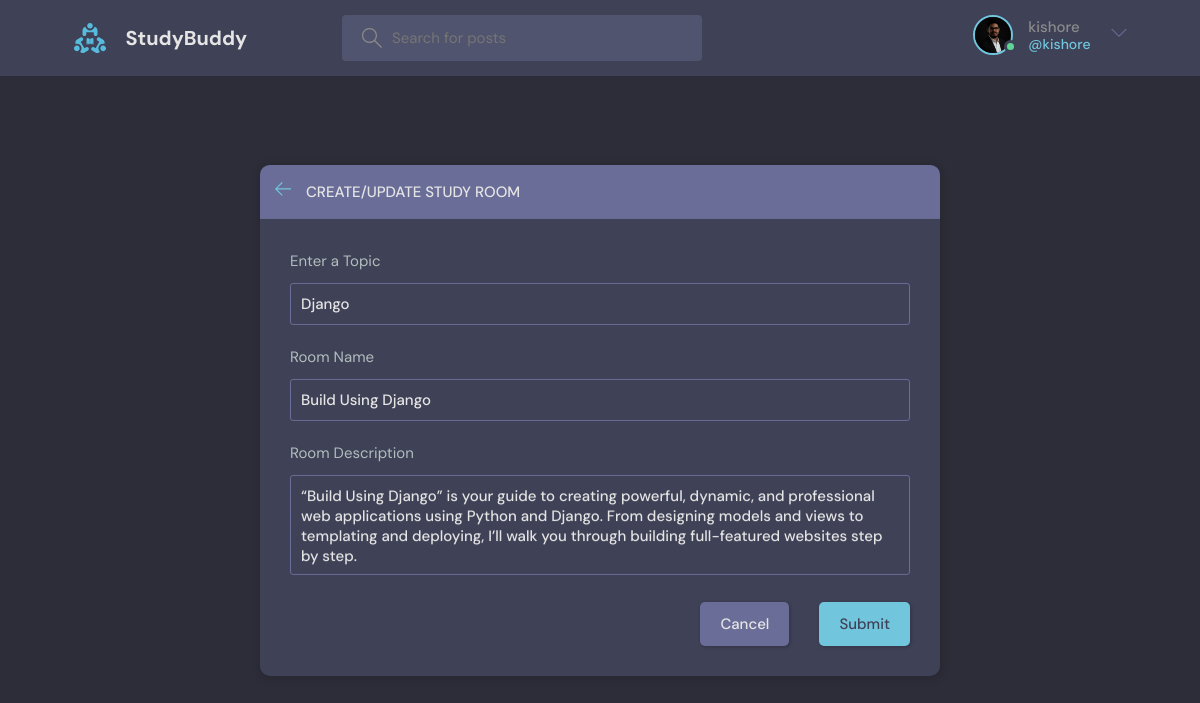
Screenshot of /update-room/3/ (signed in) with the database file from the repository.
### base/models.py (models this page shows, shortened)
class User(AbstractUser):
    username = None  # Remove the username field
    name = models.CharField(max_length=200, null=True)
    email = models.EmailField(unique=True, null=False)  # Change null to False
    bio = models.TextField(null=True)
    avatar = models.ImageField(null=True, default="avatar.svg")
    USERNAME_FIELD = 'email'
    REQUIRED_FIELDS = []  # Remove 'username' from required fields
    objects = CustomUserManager()  # Add the custom manager
    def __str__(self):
        return self.email
    @property
    def username(self):
        return self.email.split('@')[0]  # Returns part before @ in email

class Room(models.Model):
    host = models.ForeignKey(User, on_delete=models.SET_NULL, null=True)
    topic = models.ForeignKey(Topic, on_delete=models.SET_NULL, null=True)
    name = models.CharField(max_length=200)
    description = models.TextField(null=True, blank=True)
    participants = models.ManyToManyField(
        User, related_name='participants', blank=True)
    updated = models.DateTimeField(auto_now=True)
    created = models.DateTimeField(auto_now_add=True)
    class Meta:
        ordering = ['-updated', '-created']

class Topic(models.Model):
    name = models.CharField(max_length=200)

### base/views.py (the view, shortened to what this page needs)
# urls.py: path('update-room/<str:pk>/', views.updateRoom, name="update-room"),
@login_required(login_url='login')
def updateRoom(request, pk):
    room = Room.objects.get(id=pk)
    form = RoomForm(instance=room)
    topics = Topic.objects.all()
    if request.user != room.host:
        return HttpResponse('Your are not allowed here!!')
    context = {'form': form, 'topics': topics, 'room': room}
    return render(request, 'base/room_form.html', context)

### base/forms.py
class RoomForm(ModelForm):
    class Meta:
        model = Room
        fields = '__all__'
        exclude = ['host', 'participants']

### base/templates/base/room_form.html (shortened to what this page needs)
{% extends 'main.html' %}
{% block content %}
<main class="create-room layout">
  <div class="container">
    <div class="layout__box">
      <div class="layout__boxHeader">
        <div class="layout__boxTitle">
          <a href="{{request.META.HTTP_REFERER}}">
            <svg version="1.1" xmlns="http://www.w3.org/2000/svg" width="32" height="32" viewBox="0 0 32 32">
              <title>arrow-left</title>
              <path
                d="M13.723 2.286l-13.723 13.714 13.719 13.714 1.616-1.611-10.96-10.96h27.625v-2.286h-27.625l10.965-10.965-1.616-1.607z">
              </path>
            </svg>
          </a>
          <h3>Create/Update Study Room</h3>
        </div>
      </div>
      <div class="layout__body">
        <form class="form" action="" method="POST">
          <div class="form__group">
            <label for="room_topic">Enter a Topic</label>
            <input required type="text" value="{{room.topic.name}}" name="topic" list="topic-list" />
          </div>
          <div class="form__group">
            <label for="room_name">Room Name</label>
            {{form.name}}
          </div>
          <div class="form__group">
            <label for="room_description">Room Description</label>
            {{form.description}}
          </div>
          <div class="form__action">
            <a class="btn btn--dark" href="{{request.META.HTTP_REFERER}}">Cancel</a>
            <button class="btn btn--main" type="submit">Submit</button>
          </div>
        </form>
      </div>
    </div>
  </div>
</main>
{% endblock content %}

### templates/navbar.html (shortened to what this page needs)
{% load static %}
<header class="header header--loggedIn">
    <div class="container">
        <a href="{% url 'home' %}" class="header__logo">
            <img src="{% static 'images/logo.svg' %}" />
            <h1>StudyBuddy</h1>
        </a>
        <form class="header__search" method="GET" action="{% url 'home' %}">
            <label>
                <input name="q" placeholder="Search for posts" />
            </label>
        </form>
        <nav class="header__menu">
            {% if request.user.is_authenticated %}
            <div class="header__user">
                <a href="{% url 'update-user' %}">
                    <div class="avatar avatar--medium active">
                        <img src="{{request.user.avatar.url}}" />
                    </div>
                    <p>{{request.user.username}} <span>@{{request.user.username}}</span></p>
                </a>
                <button class="dropdown-button">
                    <svg version="1.1" xmlns="http://www.w3.org/2000/svg" width="32" height="32" viewBox="0 0 32 32">
                        <title>chevron-down</title>
                        <path d="M16 21l-13-13h-3l16 16 16-16h-3l-13 13z"></path>
                    </svg>
                </button>
            </div>
            {% else %}
            <a href="{% url 'login' %}">
                <img src="{% static 'images/avatar.svg' %}" />
                <p>Login</p>
            </a>
            {% endif %}
        </nav>
    </div>
</header>

### rows the page displays
User: user.avatar (picture), user.username "kishore"
Room: topic "Django", name "Build Using Django", description "“Build Using Django” is your guide to creating powerful, dynamic, and professional web applications using Python and Django. From designing models and views to templating and deploying, I’ll walk you through building full-featured websites step by step."
